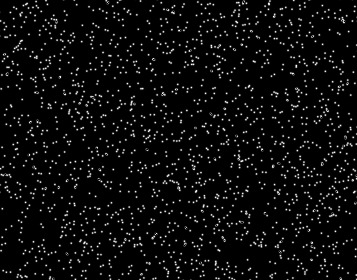
#> input picture PIV/steady_flow/frame_0_delay-0.14s.png, 357 x 280 px, found by its file name
$ python 'Matplotlib example.py'
#> lines starting #> are read from the running program, lines starting #| are printed output that depends on the picture
import matplotlib.pyplot as plt

path = '/Users/crogers/GitHub/ME51-25/PIV/steady_flow/frame_0_delay-0.14s.png'
try:
    data = plt.imread(path)
#> data is the input picture: shape (280, 357) float32; min 0, max 1, mean 0.0485
except FileNotFoundError:
    print(f"Error: {path} not found. Please provide a valid image file.")
    exit()

# set up plot (plot and color bar
fig, ax = plt.subplots()
im = ax.imshow(data, cmap='viridis')
fig.colorbar(im, ax=ax, label='Data Value')
ax.set_title("Click two points to measure distance")


points = []

def on_click(event):
    """
    if the user clicks, then either grab the point coordinates and draw a dot
    or if it is the second point, draw the line and show the distance
    """
    # Check if the click was inside the plot area and not on the toolbar
    if event.inaxes != ax:
        return

    x, y = int(round(event.xdata)), int(round(event.ydata))

    points.append((x, y))
    ax.plot(x, y, 'ro', markersize=5)  # Mark the clicked point - red, symbol size 5

    # When two points are selected
    if len(points) == 2:
        x1, y1 = points[0]
        x2, y2 = points[1]

        distance = ((x2-x1)**2 + (y2-y1)**2)**0.5

        # Update the text with the calculated distance
        dist_text = ax.text(0, 0, '', color='white', fontsize=12, va='top')
        dist_text.set_text(f'd={distance:.1f}') #one number past the decimal point
        dist_text.set_position(((x1 + x2) / 2, (y1 + y2) / 2))

        # Draw a line between the two points
        ax.plot([x1, x2], [y1, y2], 'r--')  # red line dotted

        # Clear the points after calculation
        points.clear()

    # Draw the canvas
    fig.canvas.draw_idle()

# Connect the click event to the handler function
connection_id = fig.canvas.mpl_connect('button_press_event', on_click)

# show plot
plt.show()
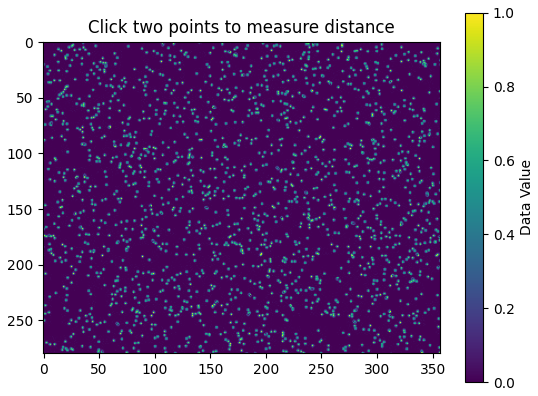
#> figure drawn by matplotlib, 2 panels

$ run again, with PIV/steady_flow/frame_1_delay-0.14s.png copied over PIV/steady_flow/frame_0_delay-0.14s.png
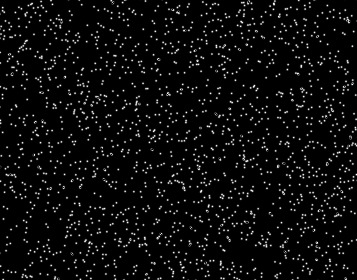
#> input picture PIV/steady_flow/frame_1_delay-0.14s.png, 357 x 280 px, found by its file name
#> data is the input picture: shape (280, 357) float32; min 0, max 1, mean 0.0487
#> `plt.show()`:
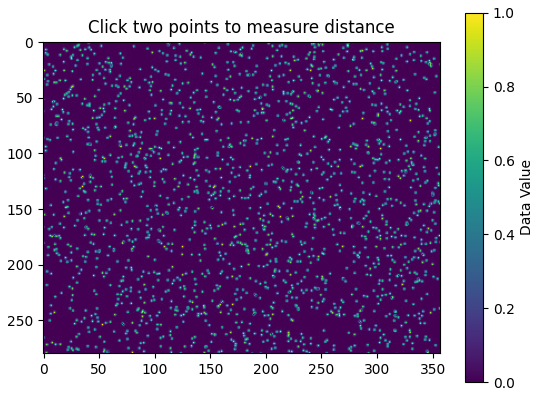
#> figure drawn by matplotlib, 2 panels
